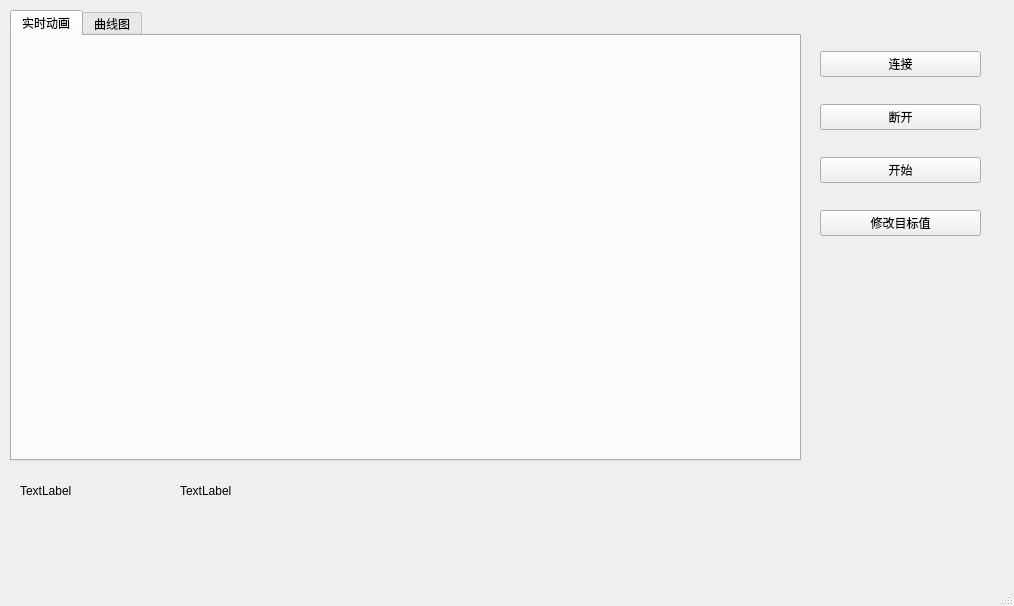
<?xml version="1.0" encoding="UTF-8"?>
<ui version="4.0">
 <class>MainWindow</class>
 <widget class="QMainWindow" name="MainWindow">
  <property name="geometry">
   <rect>
    <x>0</x>
    <y>0</y>
    <width>1014</width>
    <height>606</height>
   </rect>
  </property>
  <property name="windowTitle">
   <string>MainWindow</string>
  </property>
  <widget class="QWidget" name="centralwidget">
   <widget class="QWidget" name="verticalLayoutWidget">
    <property name="geometry">
     <rect>
      <x>820</x>
      <y>30</y>
      <width>161</width>
      <height>231</height>
     </rect>
    </property>
    <layout class="QVBoxLayout" name="verticalLayout_button">
     <item>
      <widget class="QPushButton" name="Button_connect">
       <property name="text">
        <string>连接</string>
       </property>
      </widget>
     </item>
     <item>
      <widget class="QPushButton" name="Button_disconnect">
       <property name="text">
        <string>断开</string>
       </property>
      </widget>
     </item>
     <item>
      <widget class="QPushButton" name="Button_start">
       <property name="text">
        <string>开始</string>
       </property>
      </widget>
     </item>
     <item>
      <widget class="QPushButton" name="Button_change_target">
       <property name="text">
        <string>修改目标值</string>
       </property>
      </widget>
     </item>
    </layout>
   </widget>
   <widget class="QLabel" name="label_target_val">
    <property name="geometry">
     <rect>
      <x>20</x>
      <y>470</y>
      <width>151</width>
      <height>41</height>
     </rect>
    </property>
    <property name="text">
     <string>TextLabel</string>
    </property>
   </widget>
   <widget class="QTabWidget" name="tabWidget">
    <property name="geometry">
     <rect>
      <x>10</x>
      <y>10</y>
      <width>791</width>
      <height>451</height>
     </rect>
    </property>
    <property name="currentIndex">
     <number>0</number>
    </property>
    <widget class="QWidget" name="tab_5">
     <attribute name="title">
      <string>实时动画</string>
     </attribute>
     <widget class="QWidget" name="verticalLayoutWidget_3">
      <property name="geometry">
       <rect>
        <x>20</x>
        <y>20</y>
        <width>741</width>
        <height>301</height>
       </rect>
      </property>
      <layout class="QVBoxLayout" name="verticalLayout_visual"/>
     </widget>
     <widget class="QWidget" name="verticalLayoutWidget_2">
      <property name="geometry">
       <rect>
        <x>20</x>
        <y>350</y>
        <width>741</width>
        <height>51</height>
       </rect>
      </property>
      <layout class="QVBoxLayout" name="verticalLayout_ruler"/>
     </widget>
    </widget>
    <widget class="QWidget" name="tab_6">
     <attribute name="title">
      <string>曲线图</string>
     </attribute>
     <widget class="QWidget" name="verticalLayoutWidget_4">
      <property name="geometry">
       <rect>
        <x>0</x>
        <y>0</y>
        <width>781</width>
        <height>421</height>
       </rect>
      </property>
      <layout class="QVBoxLayout" name="verticalLayout_figure"/>
     </widget>
    </widget>
   </widget>
   <widget class="QLabel" name="label_figure_ok">
    <property name="geometry">
     <rect>
      <x>180</x>
      <y>470</y>
      <width>151</width>
      <height>41</height>
     </rect>
    </property>
    <property name="text">
     <string>TextLabel</string>
    </property>
   </widget>
  </widget>
  <widget class="QMenuBar" name="menubar">
   <property name="geometry">
    <rect>
     <x>0</x>
     <y>0</y>
     <width>1014</width>
     <height>26</height>
    </rect>
   </property>
  </widget>
  <widget class="QStatusBar" name="statusbar"/>
 </widget>
 <resources/>
 <connections/>
</ui>
